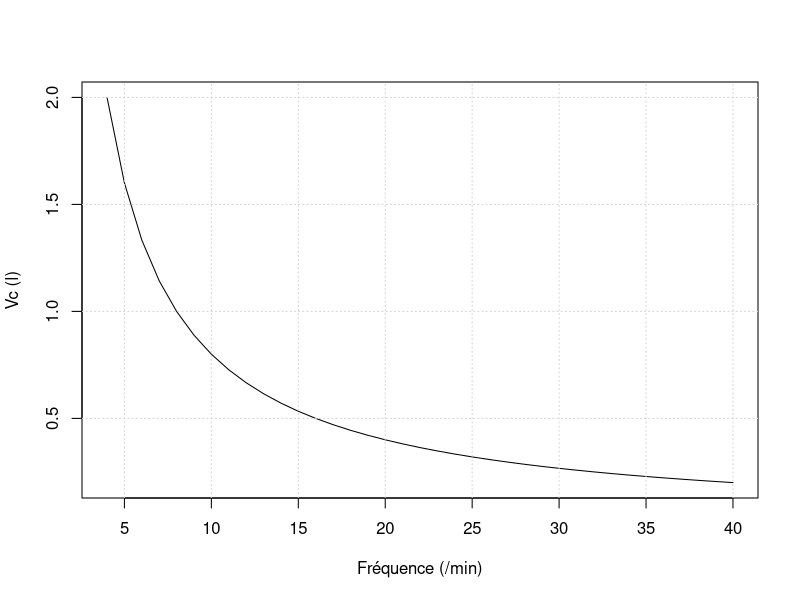

This figure's R source:
## ---- chunk 1
Vminute <- 8;
Freq <- seq(4, 40);

plot(Freq, Vminute/Freq, xlab='Fréquence (/min)', ylab='Vc (l)', type='l')
grid()
